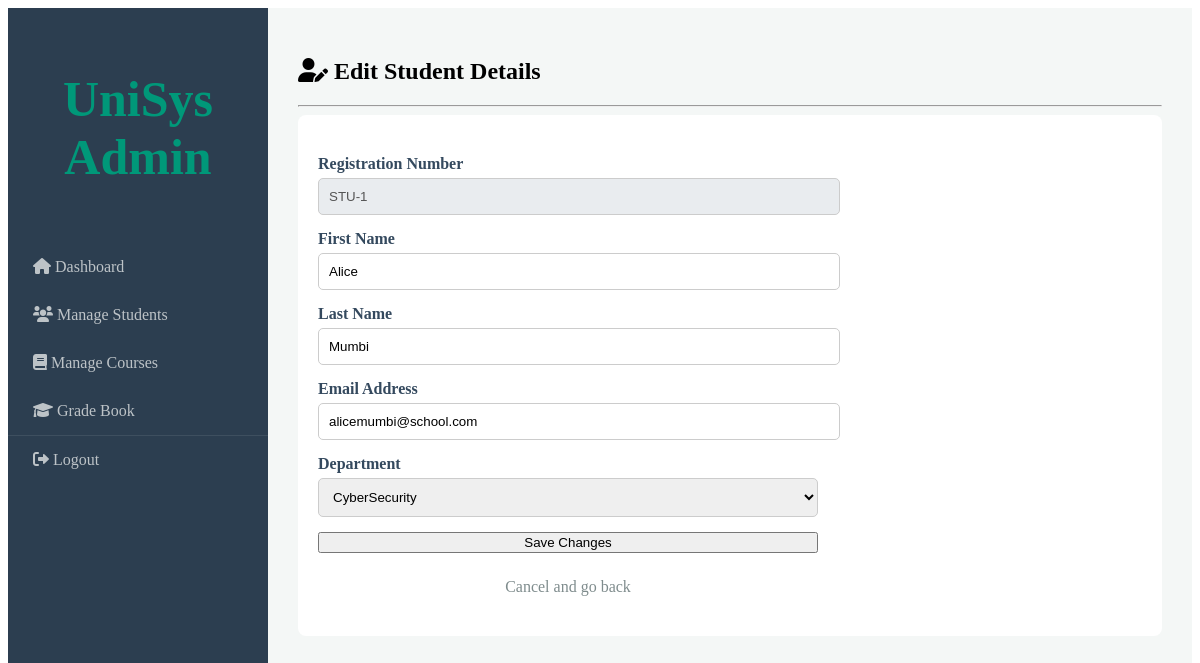
Page /php/edit_student.php?id=1 (signed in) on the committed database.
### tables this page shows
CREATE TABLE `students` (
  `student_id` int(11) NOT NULL,
  `first_name` varchar(50) NOT NULL,
  `last_name` varchar(50) NOT NULL,
  `email` varchar(100) NOT NULL,
  `password` varchar(255) DEFAULT '123456',
  `dept_id` int(11) DEFAULT NULL,
  `registration_no` varchar(20) GENERATED ALWAYS AS (concat('STU-',`student_id`)) VIRTUAL
);

CREATE TABLE `departments` (
  `dept_id` int(11) NOT NULL,
  `dept_name` varchar(100) NOT NULL
);

### php/edit_student.php (the view, shortened to what this page needs)
<?php
include 'db_connect.php';
if (isset($_GET['id'])) {
    $student_id = $_GET['id'];
    $stmt = $conn->prepare("SELECT * FROM students WHERE student_id = ?");
    $stmt->bind_param("i", $student_id);
    $stmt->execute();
    $result = $stmt->get_result();
    $student = $result->fetch_assoc();
} else {
    header("Location: view_students.php");
    exit();
}
$depts = $conn->query("SELECT * FROM departments");
?>
<!DOCTYPE html>
<html>
<head>
    <link rel="stylesheet" href="style.css">
    <link rel="stylesheet" href="https://cdnjs.cloudflare.com/ajax/libs/font-awesome/6.0.0/css/all.min.css">
</head>
<body>
    <div class="dashboard-wrapper">
        <?php include 'sidebar.php'; ?>
        <div class="main-content">
            <h2><i class="fas fa-user-edit"></i> Edit Student Details</h2>
            <hr>
            <div class="form-container">
                <form method="POST" class="edit-form">
                    <label>Registration Number</label>
                    <input type="text" value="<?php echo $student['registration_no']; ?>" disabled style="background: #e9ecef;">
                    <label>First Name</label>
                    <input type="text" name="first_name" value="<?php echo $student['first_name']; ?>" required>
                    <label>Last Name</label>
                    <input type="text" name="last_name" value="<?php echo $student['last_name']; ?>" required>
                    <label>Email Address</label>
                    <input type="email" name="email" value="<?php echo $student['email']; ?>" required>
                    <label>Department</label>
                    <select name="dept_id" required>
                        <?php while($d = $depts->fetch_assoc()): ?>
                            <option value="<?php echo $d['dept_id']; ?>"
                                <?php echo ($d['dept_id'] == $student['dept_id']) ? 'selected' : ''; ?>>
                                <?php echo $d['dept_name']; ?>
                            </option>
                        <?php endwhile; ?>
                    </select>
                    <button type="submit" name="update_student" class="add-btn">Save Changes</button>
                    <a href="view_students.php" style="text-align: center; color: #7f8c8d; text-decoration: none; margin-top: 10px;">Cancel and go back</a>
                </form>
            </div>
        </div>
    </div>
</body>
</html>

### css/style.css (style rules this page uses)
.dashboard-wrapper { display: flex; min-height: 100vh; }
.main-content { flex: 1; background: #f4f7f6; padding: 30px; }
.form-container { background: #fff; padding: 20px; border-radius: 8px; margin-bottom: 30px; }

### php/edit_student.php (style rules this page uses)
.edit-form { max-width: 500px; margin: 20px 0; display: flex; flex-direction: column; gap: 15px; }
.edit-form input, .edit-form select { padding: 10px; border: 1px solid #ccc; border-radius: 5px; width: 100%; }
.edit-form label { font-weight: bold; margin-bottom: -10px; color: #34495e; }

### rows in the picture
students: registration_no "STU-1", first_name "Alice", last_name "Mumbi", email "alicemumbi@school.com", dept_id "CyberSecurity"
